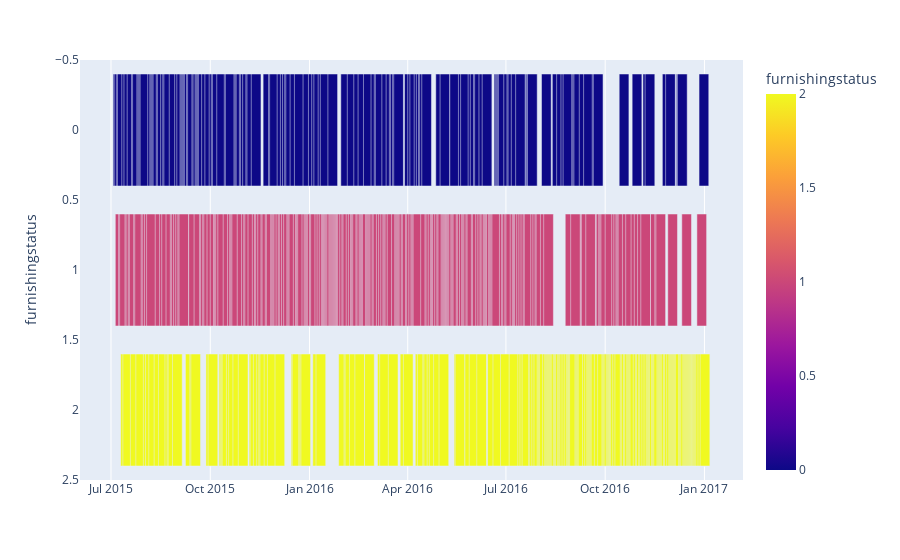

Notebook code for this chart:
### Markdown cell above
# Gantt chart

### Code cell
import plotly.express as px

starting =pd.date_range('2015-07-03', periods=545)
ending = pd.date_range('2015-07-12', periods=545)

housing["Start Date"] = starting
housing["End Date"] = ending

housing.to_csv('housing.csv', index=False)

colors ={"furnished": "red", "semi-furnished": "orange", "unfurnished": "blue"}
fig = px.timeline(housing, x_start = "Start Date", x_end = "End Date", y = "furnishingstatus",
                 color = "furnishingstatus", color_discrete_map = colors)
# Tasks from top to bottom
fig.update_yaxes(autorange = "reversed") 
fig.show()

### Figure 1 — Plotly figure (JSON) as saved in the notebook; plotly's stock layout.template omitted (floating-point values rounded to 4 significant figures; data arrays with more than 128 entries replaced by an {"elided": "..."} marker saying what was removed)
{"data": [{"alignmentgroup": "True", "base": {"elided": "545 str values"}, "hovertemplate": "Start Date=%{base}<br>End Date=%{x}<br>furnishingstatus=%{marker.color}<extra></extra>", "legendgroup": "", "marker": {"color": {"elided": "545 int values"}, "coloraxis": "coloraxis", "pattern": {"shape": ""}}, "name": "", "offsetgroup": "", "orientation": "h", "showlegend": false, "textposition": "auto", "type": "bar", "x": {"elided": "545 int values"}, "xaxis": "x", "y": {"elided": "545 int values"}, "yaxis": "y"}], "layout": {"barmode": "overlay", "coloraxis": {"colorbar": {"title": {"text": "furnishingstatus"}}, "colorscale": [[0, "#0d0887"], [0.1111, "#46039f"], [0.2222, "#7201a8"], [0.3333, "#9c179e"], [0.4444, "#bd3786"], [0.5556, "#d8576b"], [0.6667, "#ed7953"], [0.7778, "#fb9f3a"], [0.8889, "#fdca26"], [1, "#f0f921"]]}, "legend": {"tracegroupgap": 0}, "margin": {"t": 60}, "xaxis": {"anchor": "y", "domain": [0, 1], "type": "date"}, "yaxis": {"anchor": "x", "autorange": "reversed", "domain": [0, 1], "title": {"text": "furnishingstatus"}}}}
